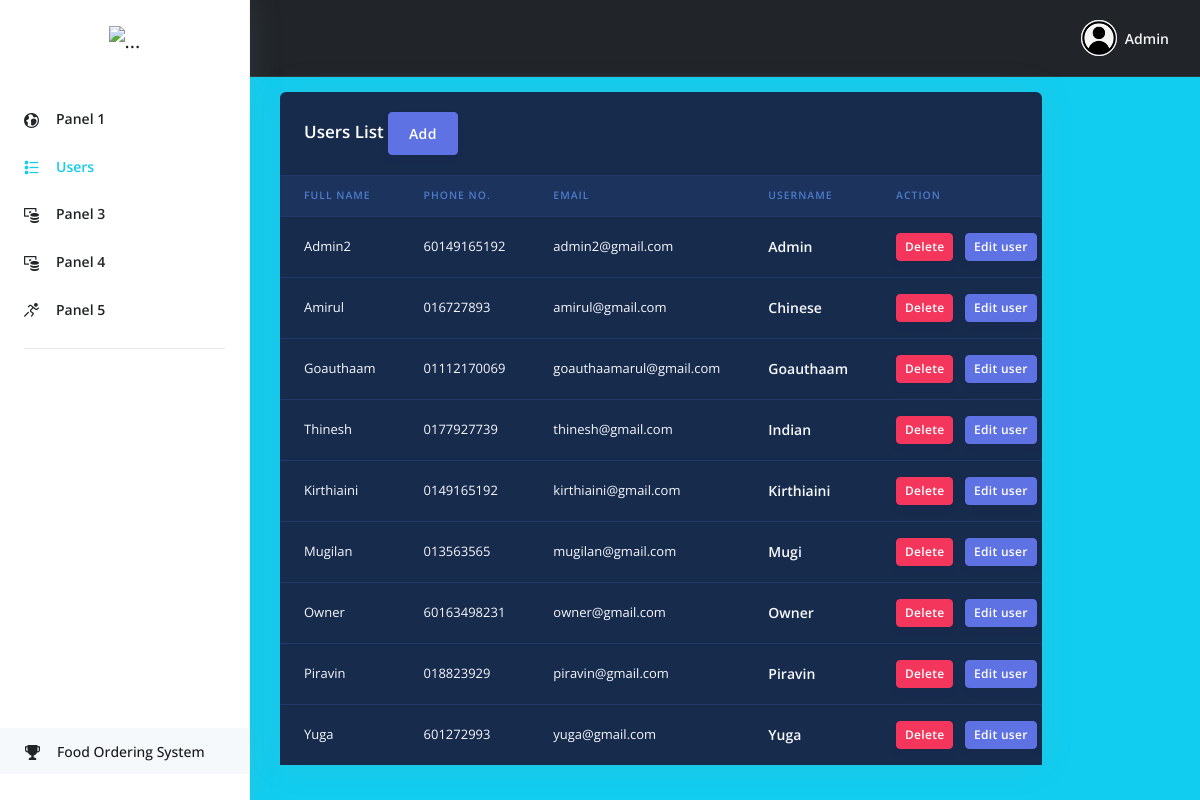
The page /Project/FoodOrderingSystem1.0/Admin/Users.php (signed in) on the database its author committed.
### tables this page shows
CREATE TABLE `users` (
  `username` varchar(50) NOT NULL,
  `password` varchar(255) NOT NULL,
  `name` varchar(255) NOT NULL,
  `email` varchar(255) NOT NULL,
  `Hp` varchar(99) NOT NULL,
  `type_user` varchar(255) NOT NULL,
  `ownerCategory` int(9) DEFAULT NULL
);

### Project/FoodOrderingSystem1.0/Admin/Users.php (the view, shortened to what this page needs)
<!DOCTYPE html>
<?php
if(isset($_SESSION['username'])){
?>
<html>
<?php include('topnav.php');?>
<body class="bg-info">
  <?php include('sidenav.php');?>
  <div class="main-content" id="panel">
      <div class="row" style="margin-top: 15px;margin-left: 15px;">
        <div class="col-xl-10">
        <div class="row">
        <div class="col">
          <div class="card bg-default shadow">
            <div class="card-header bg-transparent border-0">
              <h3 class="text-white mb-0">Users List <a type="button" class="btn btn-primary" href="newuser.php style="float: right;">Add</a></h3>
            </div>
            <div class="table-responsive">
              <table class="table align-items-center table-dark table-flush">
                <thead class="thead-dark">
                  <tr>
                    <th scope="col" class="sort" data-sort="name">Full Name</th>
                    <th scope="col" class="sort" data-sort="status">Phone No.</th>
                    <th scope="col" class="sort" data-sort="budget">Email</th>
                    <th scope="col" class="sort" data-sort="status">Username</th>
                    <th scope="col">Action</th>
                  </tr>
                </thead>
                <tbody class="list">
                <?php
                    include "../Auth/connection.php";
                	$queryGet = "select * from users order by username";
                	$resultGet = mysqli_query($link,$queryGet);
                	if(!$resultGet)
                	{
                		die ("Invalid Query - get Items List: ". mysqli_error($link));
                	}
                	else
                	{
                    while($row= mysqli_fetch_array($resultGet, MYSQLI_BOTH))
		            {
		            ?>
		            <tr>
		                 <td class="budget">
                      <?php echo $row['name']?>
                    </td>
                    <td>
                        <span class="status"><?php echo $row['Hp'];?></span>
                    </td>
                     <td>
                        <span class="status"><?php echo $row['email'];?></span>
                    </td>
                    <th scope="row">
                      <div class="media align-items-center">
                        <div class="media-body">
                          <span class="name mb-0 text-sm"><?php echo $row['username']?></span>
                        </div>
                      </div>
                    </th>
                    <td>
                      <a class="btn btn-danger btn-sm" href="delete.php?usrID=<?php echo $row['username'];?>" onclick="return confirm('Are you sure?')">Delete</a>
                      <a class="btn btn-primary btn-sm" href="edituser.php?usrID=<?php echo $row['username'];?>" >Edit user</a>
                    </td>
                  </tr>
                  <?php }
	}?>
                </tbody>
              </table>
            </div>
          </div>
        </div>
      </div>
        </div>
    </div>
  </div>
</body>
</html>
<?php   }
else{   header('Location:index.php');}
?>

### rows shown on the page
users: name "Admin2", Hp "60149165192", email "admin2@gmail.com", username "Admin"
users: name "Amirul", Hp "016727893", email "amirul@gmail.com", username "Chinese"
users: name "Goauthaam", Hp "01112170069", email "goauthaamarul@gmail.com", username "Goauthaam"
users: name "Thinesh", Hp "0177927739", email "thinesh@gmail.com", username "Indian"
users: name "Kirthiaini", Hp "0149165192", email "kirthiaini@gmail.com", username "Kirthiaini"
users: name "Mugilan", Hp "013563565", email "mugilan@gmail.com", username "Mugi"
users: name "Owner", Hp "60163498231", email "owner@gmail.com", username "Owner"
users: name "Piravin", Hp "018823929", email "piravin@gmail.com", username "Piravin"
users: name "Yuga", Hp "601272993", email "yuga@gmail.com", username "Yuga"

### other values the page prints
$_SESSION['username'] "Admin"
